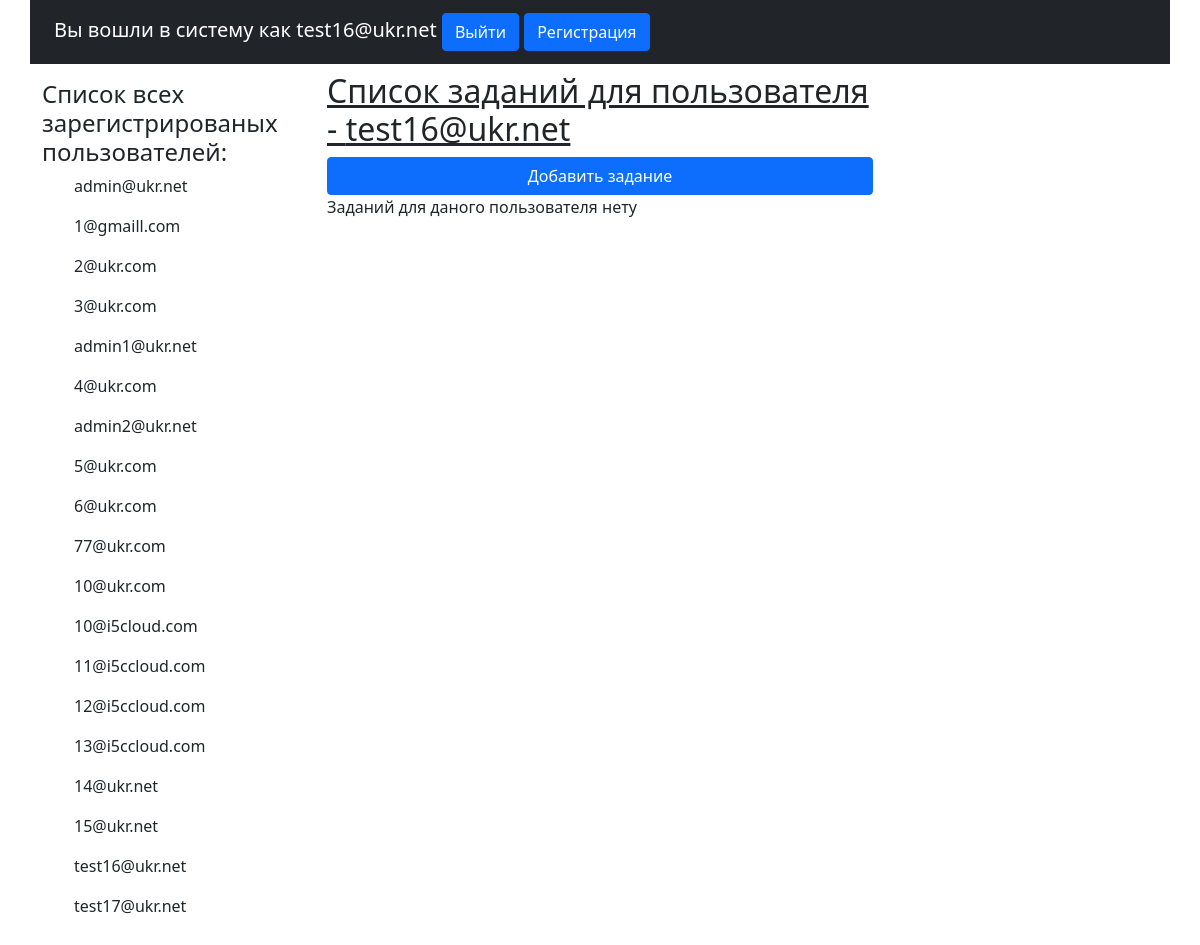
The page / (signed in) on the database as committed earlier.
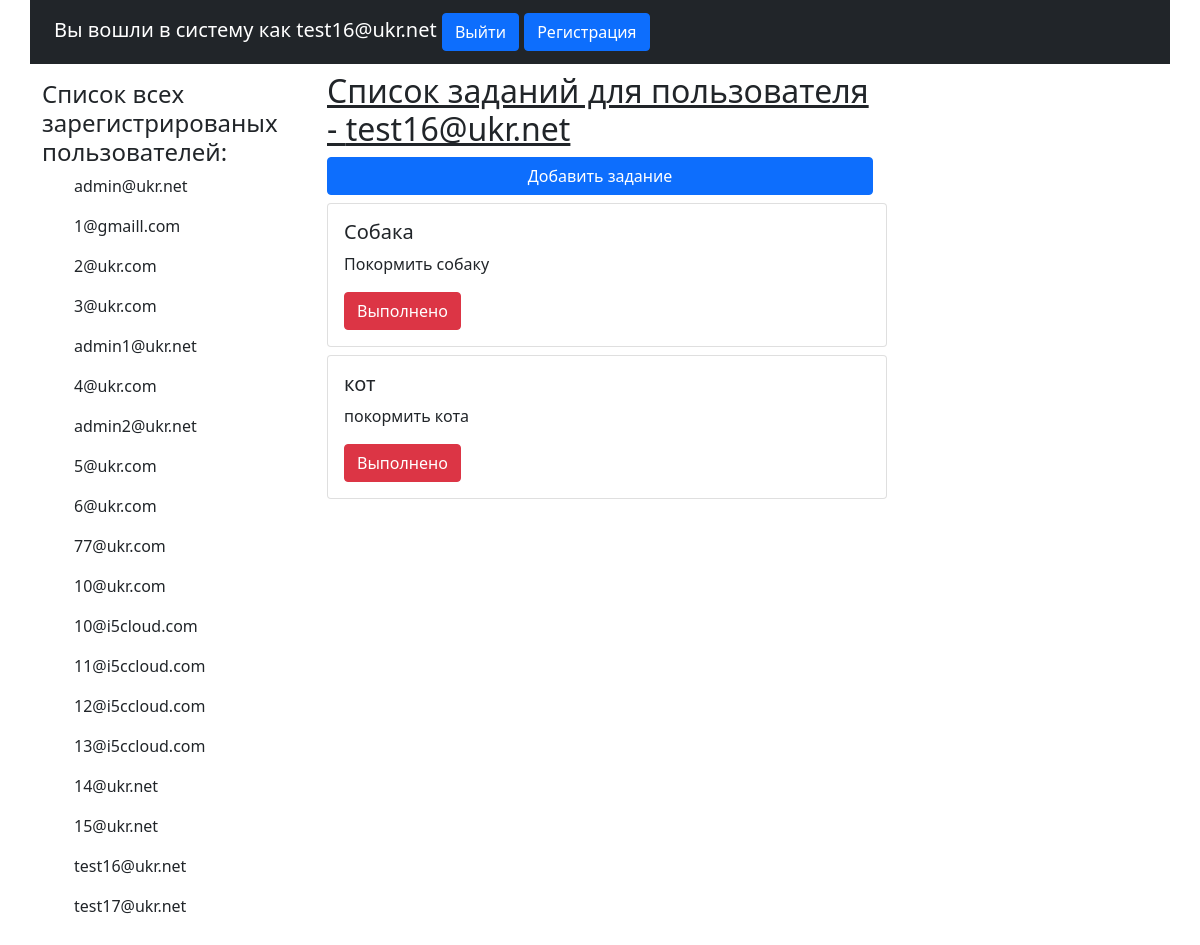
The same page on the database as committed later.
### mainapp/models.py (models this page shows, shortened)
class User(AbstractBaseUser, PermissionsMixin):
    email = models.EmailField(db_index=True, unique=True)
    first_name = models.CharField(max_length=255)
    last_name = models.CharField(max_length=255)
    is_active = models.BooleanField(default=True)
    is_staff = models.BooleanField(default=False)
    username = None
    objects = UserManager()
    USERNAME_FIELD = 'email'
    REQUIRED_FIELDS = []
    def __str__(self):
        return self.email

class Task(models.Model):
    name = models.CharField(max_length=255, verbose_name='Название')
    description = models.CharField(max_length=255, verbose_name='Описание')
    user = models.ForeignKey(User, on_delete=models.CASCADE)
    created_at = models.DateTimeField(auto_now_add=True)

### mainapp/views.py (the view)
# urls.py: path('', BaseView.as_view(),name='base'),
class BaseView(View):
    def get(self,request,*args,**kwargs):
        users =  User.objects.all()
        tasks = Task.objects.filter(user=request.user.id)
        context = {
            'users': users,
            'tasks': tasks
        }
        return render(request, 'base.html', context)

### mainapp/templates/base.html (shortened to what this page needs)
<!DOCTYPE html>
{% load crispy_forms_tags %}
<html lang="en">
<head>
    <link href="https://cdn.jsdelivr.net/npm/bootstrap@5.1.0/dist/css/bootstrap.min.css" rel="stylesheet">
</head>
<body>
<nav class="container navbar navbar-dark bg-dark">
  <div class="container-fluid">
    <span class="navbar-brand mb-0 h1">Вы вошли в систему как {% if not request.user.is_authenticated %}  Гость<a class="btn btn-primary" href="{% url 'login' %}" role="button">Войти</a>  {% else %}{{request.user}}{% endif %}
    <a class="btn btn-primary" href="{% url 'logout' %}" role="button"> Выйти</a>
    <a class="btn btn-primary" href="{% url 'register' %}" role="button">Регистрация</a>
    </span>
  </div>
</nav>
<div class="container">
    <div class="row">
        <div class="col-md-3">
            <h4 class="mt-2">Список всех зарегистрированых пользователей:</h4>
            {% if request.user.is_authenticated %}
                {% for user in users %}
                <ul>{{user.email}}</ul>
                {% endfor %}<br>
            {% else %}
            <h5 class="mt-4 mb-4 fst-italic">Нужно войти в систему что бы просмотреть</h5>
            {% endif %}
        </div>
            <div class="col-md-6">
            {% if request.user.is_authenticated %}
                <h2 class="text-decoration-underline">Список заданий для пользователя - {{request.user}}</h2>
                <div class="d-grid gap-2">
                <a class="btn btn-primary" href="{% url 'add_task' %}">Добавить задание</a>
                </div>
                {% if not tasks %}
                    Заданий для даного пользователя нету
                {% else %}
                {% for task in tasks %}
                <div class="card mt-2 mb-2" style="width: 35rem;">
                <div class="card-body">
                <h5 class="card-title">{{task.name}}</h5>
                <p class="card-text">{{task.description}}</p>
                <a href="{% url 'delete_task' id=task.id %}" class="btn btn-danger">Выполнено</a>
                </div>
                </div>
                {% endfor %} {% endif %}
                {% else %}
                 <h5 class="mt-4 mb-4 fst-italic">Нужно войти в систему что бы просмотреть</h5>
                {% endif %}
            </div>
    </div>
    </div>
</body>
</html>

Rows that differ between the two databases and show on the page:
added Task: name "Собака", description "Покормить собаку"
added Task: name "кот", description "покормить кота"
Other text that changed with them:
text no longer shown: "Заданий для даного пользователя нету"
